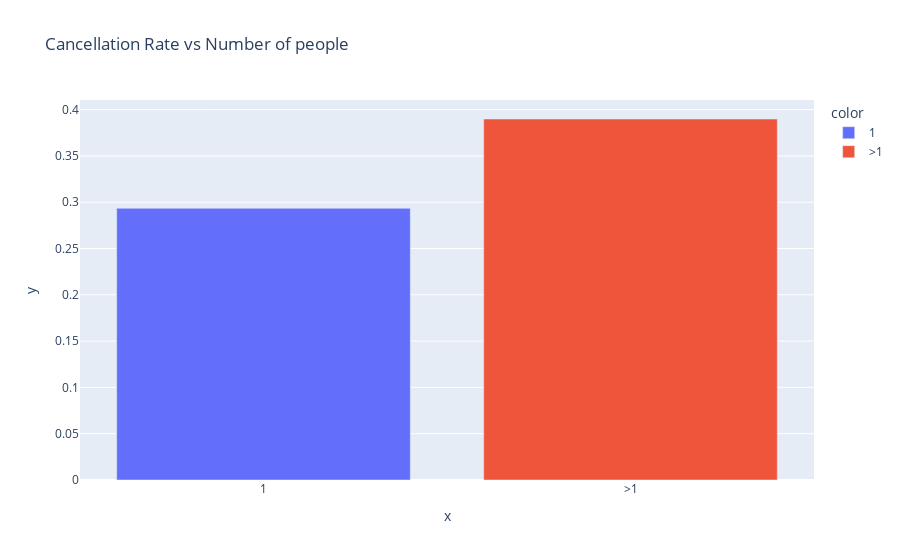

Notebook cell for this chart:
### Code cell
rate_previous1 = df[df["num_people"] == 1]["cancellation"].sum() / len(df[df["num_people"] == 1])
rate_previous2 = df[df["num_people"] > 1]["cancellation"].sum() / len(df[df["num_people"] > 1])
categories = ["1", ">1"]

fig = px.bar(x=categories, y=[rate_previous1, rate_previous2], title="Cancellation Rate vs Number of people", color=categories)
fig.show()

### Figure 1 — Plotly figure (JSON) as saved in the notebook; plotly's stock layout.template omitted (floating-point values rounded to 4 significant figures)
{"data": [{"alignmentgroup": "True", "hovertemplate": "color=1<br>x=%{x}<br>y=%{y}<extra></extra>", "legendgroup": "1", "marker": {"color": "#636efa", "pattern": {"shape": ""}}, "name": "1", "offsetgroup": "1", "orientation": "v", "showlegend": true, "textposition": "auto", "type": "bar", "x": ["1"], "xaxis": "x", "y": [0.2934], "yaxis": "y"}, {"alignmentgroup": "True", "hovertemplate": "color=>1<br>x=%{x}<br>y=%{y}<extra></extra>", "legendgroup": ">1", "marker": {"color": "#EF553B", "pattern": {"shape": ""}}, "name": ">1", "offsetgroup": ">1", "orientation": "v", "showlegend": true, "textposition": "auto", "type": "bar", "x": [">1"], "xaxis": "x", "y": [0.3899], "yaxis": "y"}], "layout": {"barmode": "relative", "legend": {"title": {"text": "color"}, "tracegroupgap": 0}, "title": {"text": "Cancellation Rate vs Number of people"}, "xaxis": {"anchor": "y", "domain": [0, 1], "title": {"text": "x"}}, "yaxis": {"anchor": "x", "domain": [0, 1], "title": {"text": "y"}}}}
